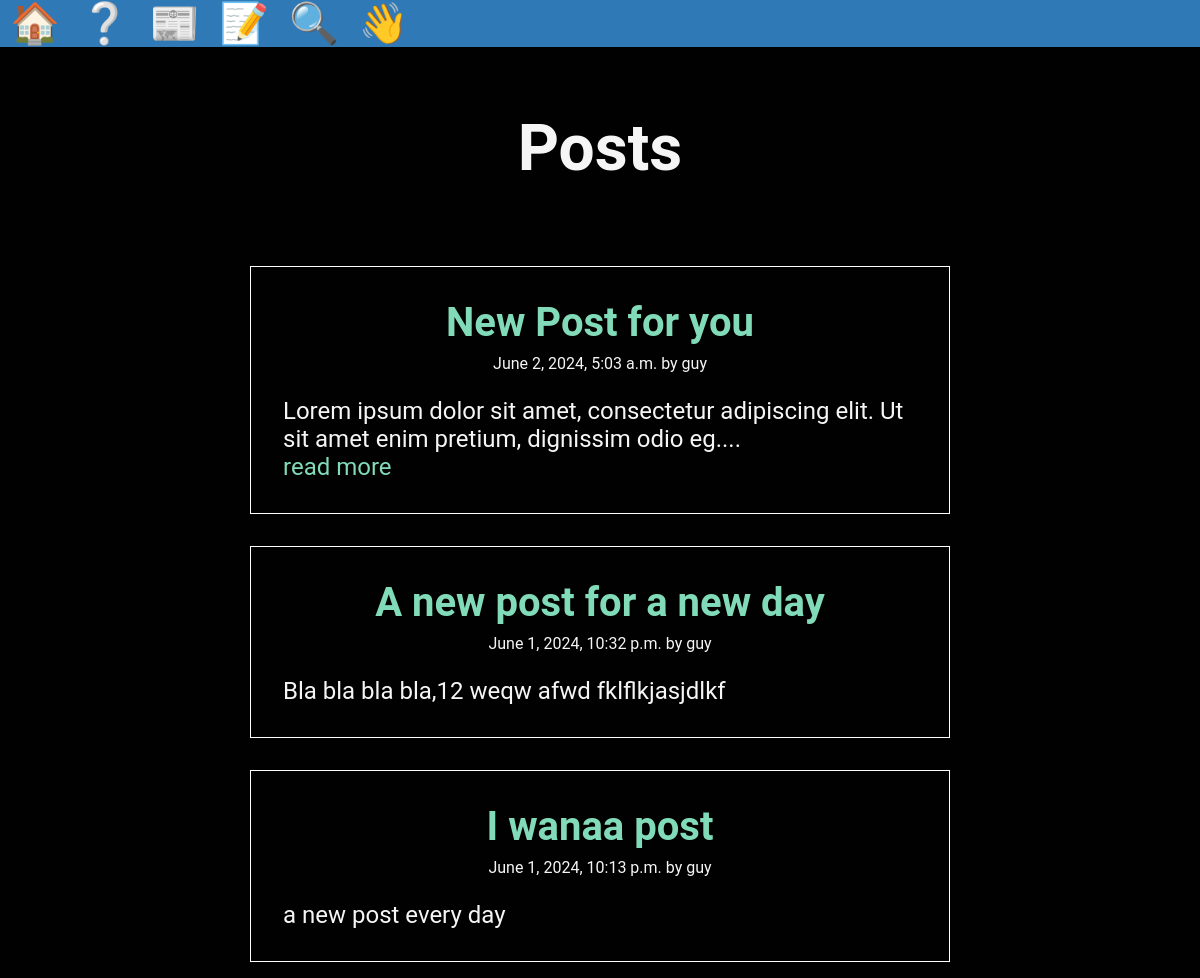
The page /posts/ (signed in) on the database its author committed.
### posts/models.py (models this page shows, shortened)
class Post(models.Model):
    title = models.CharField(max_length=75)
    body = models.TextField()
    slug = models.SlugField()
    date = models.DateTimeField(auto_now_add=True)
    author = models.ForeignKey(User, on_delete=models.CASCADE, default=None)

### posts/views.py (the view)
@login_required(login_url="/users/login/")
def posts_list(request):
    posts = Post.objects.all().order_by('-date')
    return render(request, 'posts/posts_list.html',{ 'posts':posts})

### posts/templates/posts/posts_list.html (shortened to what this page needs)
{% extends "layout.html" %}
{% block content %}
<h1>Posts</h1>
<section class="post-list-section">
    {% for post in posts  %}
    <article class="post-list">
        <h2 class="post-title">
         <a href="{% url 'posts:page' slug=post.slug %}">
            {{post.title}}
        </a>
        </h2>
        <p class="post-date">{{post.date}} by {{ post.author }}</p>
        <p class="post-body">{{ post.body|slice:":100" }}{% if post.body|length > 100 %}....<a href="{% url 'posts:page' slug=post.slug %}">
            &nbsp;&nbsp;<br>read more
        </a>{% endif %}</p>
    </article>
    {% endfor %}
</section>
{% endblock %}

### templates/layout.html (shortened to what this page needs)
<!DOCTYPE html>
{% load static %}
<html lang="en">
  <head>
    <link rel="stylesheet" href="{% static "css/style.css"%}" />
  </head>
  <body>
    <nav>
    &nbsp;<a class="nav-button" href="/" title="Home">🏠</a>&nbsp;
    <a class="nav-button" href="/about/" title="About">❔</a>&nbsp;
    {% if user.is_authenticated  %}
    <a class="nav-button" href="{% url "posts:list" %}" title="Posts">📰</a>&nbsp;
    <a class="nav-button" href="{% url "posts:new-post" %}" title="New Post">📝</a>&nbsp;
    <a class="nav-button" href="/" title="Search">🔍</a>&nbsp;
    <form class="logout" action="{% url "users:logout" %}" method="post">
      <button class="logout-button" title="User Logout">👋</button>
    </form>
    {% else %}
    <a class="nav-button" href="{% url "users:login" %}" title="User Login">Login</a>&nbsp;
    <a class="nav-button" href="{% url "users:register" %}" title="User Register">Register</a>
    {% endif %}
    </nav>
    <main>{% block content %}{% endblock %}</main>
  </body>
</html>

### static/css/style.css (style rules this page uses)
* { margin: 0; padding: 0; box-sizing: border-box; font-family: 'Roboto', Arial, Helvetica, sans-serif; }
nav { background-color: rgb(47, 121, 182); color: white; font-size: 2.5rem; }
body { min-height: 100vh; font-size: 2rem; background-color: #010101; color: whitesmoke; display: flex; flex-direction: column; }
main { flex-grow: 1; display: flex; flex-direction: column; align-items: center; }
.post-list-section { display: flex; flex-direction: column; align-items: center; }
.post-list { padding: 2rem; margin: 1rem; border: 1px solid white; width: 100%; max-width: 700px; }
.post-date { font-size: 1rem; margin-bottom: 1.5rem; }
.post-body { font-size: 1.5rem; text-align: left; }
.post-title { text-align: center; margin-bottom: 0.5rem; font-size: 2.5rem; }
h1 { text-align: center; margin: 2rem; padding: 2rem; }
p { text-align: center; }
a { text-decoration: none; color: #81dbb8; }
.nav-button { text-decoration: none; color: aliceblue; }
.logout { display: inline-block; }
.logout-button { text-decoration: none; font-size: 2.5rem; background-color: rgb(0, 0, 0, 0); border: none; }

### rows shown on the page
Post: title "New Post for you", date "June 2, 2024, 5:03 a.m.", author "guy", body "Lorem ipsum dolor sit amet, consectetur adipiscing elit. Ut sit amet enim pretium, dignissim odio eg", shows "read more"
Post: title "A new post for a new day", date "June 1, 2024, 10:32 p.m.", author "guy", body "Bla bla bla bla,12 weqw afwd fklflkjasjdlkf"
Post: title "I wanaa post", date "June 1, 2024, 10:13 p.m.", author "guy", body "a new post every day"
